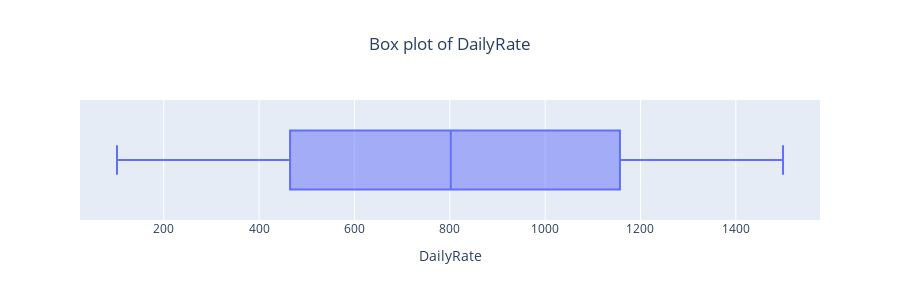

The cell this chart's notebook holds for it:
### Markdown cell above
### DailyRate
The daily rate of pay for the employee. **Numerical**

### Code cell
fig = px.box(data, x="DailyRate", title="Box plot of DailyRate")
fig.update_layout(xaxis_title="DailyRate", height=300, title_x=0.50)
fig.show()

### Figure 1 — Plotly figure (JSON) as saved in the notebook; plotly's stock layout.template omitted (floating-point values rounded to 4 significant figures; data arrays with more than 128 entries replaced by an {"elided": "..."} marker saying what was removed)
{"data": [{"alignmentgroup": "True", "hovertemplate": "DailyRate=%{x}<extra></extra>", "legendgroup": "", "marker": {"color": "#636efa"}, "name": "", "notched": false, "offsetgroup": "", "orientation": "h", "showlegend": false, "type": "box", "x": {"elided": "1470 int values"}, "x0": " ", "xaxis": "x", "y0": " ", "yaxis": "y"}], "layout": {"boxmode": "group", "height": 300, "legend": {"tracegroupgap": 0}, "title": {"text": "Box plot of DailyRate", "x": 0.5}, "xaxis": {"anchor": "y", "domain": [0, 1], "title": {"text": "DailyRate"}}, "yaxis": {"anchor": "x", "domain": [0, 1]}}}
